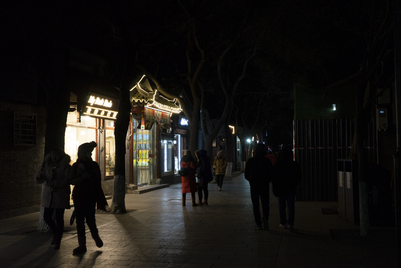
#> input picture Visión Artificial/Actividades/Actividad 1/Actividad1_Mejora_Imagen/data/raw/1033.png, 401 x 268 px, shrunk from 1080 x 720 before the run
$ python 06_subtraction.py
#> lines starting #> are read from the running program, lines starting #| are printed output that depends on the picture; after the words box and inside, x2 and y2 are one past the last pixel; in counts of white or black regions, pixels touching at a corner belong together
### Visión Artificial/Actividades/Actividad 1/Actividad1_Mejora_Imagen/src/utils.py
"""
utils.py — Funciones reutilizables para el laboratorio de mejora de imagen.

Centraliza:
  - Lectura/escritura de imágenes (con soporte para rutas con tildes en Windows)
  - Conversión a escala de grises
  - Transformaciones de intensidad (negativo, log, gamma, a trozos)
  - Igualación de histograma (implementación manual desde la fórmula)
  - Métricas de contraste y calidad
  - Helpers de visualización (histogramas)
  - Procesamiento en color (estrategia RGB canal por canal y estrategia HSV)

Las implementaciones priorizan claridad y fidelidad a las fórmulas del Tema 6
sobre eficiencia. Todas las transformaciones operan sobre arreglos numpy en
escala de grises, con valores en el rango [0, 255] y tipo uint8 a la salida.
"""

from pathlib import Path
import numpy as np
import cv2
import matplotlib.pyplot as plt


# =============================================================================
# RUTAS DEL PROYECTO
# =============================================================================

# Raíz del proyecto: dos niveles arriba de este archivo (src/utils.py)
PROJECT_ROOT = Path(__file__).resolve().parent.parent
DATA_RAW     = PROJECT_ROOT / "data" / "raw"
OUT_FIGS     = PROJECT_ROOT / "outputs" / "figures"
OUT_TABLES   = PROJECT_ROOT / "outputs" / "tables"

# Asegurar que los directorios de salida existan
OUT_FIGS.mkdir(parents=True, exist_ok=True)
OUT_TABLES.mkdir(parents=True, exist_ok=True)

# Las 4 imágenes seleccionadas del dataset Dark Face
IMAGENES           = ["1013.png", "1033.png", "1045.png", "1088.png"]
IMAGEN_PROTAGONISTA = "1033.png"
IMAGEN_COLOR        = "1088.png"   # única imagen trabajada en color


# =============================================================================
# E/S DE IMÁGENES  —  usa imdecode para soportar rutas con tildes en Windows
# =============================================================================

def _leer_imagen_bytes(ruta):
    """
    Lee una imagen desde disco usando numpy + imdecode.
    cv2.imread falla en Windows cuando la ruta contiene caracteres
    no-ASCII (tildes, ñ, etc.). np.fromfile + cv2.imdecode no tienen
    ese problema porque leen los bytes directamente sin pasar la ruta
    al sistema de archivos de OpenCV.
    """
    ruta = Path(ruta)
    if not ruta.exists():
        raise FileNotFoundError(f"No se encontró la imagen en: {ruta}")
    buffer = np.fromfile(str(ruta), dtype=np.uint8)
    img = cv2.imdecode(buffer, cv2.IMREAD_COLOR)
#> img is the input picture: shape (268, 401, 3); mean B, G, R 20.4, 23.4, 25.9
    if img is None:
        raise IOError(f"No se pudo decodificar la imagen: {ruta}")
    return img


def cargar_imagen(nombre, escala_grises=True):
    """
    Carga una imagen del directorio data/raw/.

    Parámetros
    ----------
    nombre : str
        Nombre del archivo (ej. "1033.png").
    escala_grises : bool
        Si True, devuelve un arreglo 2D en escala de grises (H, W) uint8.
        Si False, devuelve un arreglo 3D RGB (H, W, 3) uint8.

    Devuelve
    --------
    np.ndarray uint8
    """
    ruta = DATA_RAW / nombre
    img_bgr = _leer_imagen_bytes(ruta)
    if escala_grises:
        return cv2.cvtColor(img_bgr, cv2.COLOR_BGR2GRAY)
    return cv2.cvtColor(img_bgr, cv2.COLOR_BGR2RGB)


# [8 lines left out: function cargar_imagen_color, not called in this run]


def guardar_figura(fig, nombre, dpi=150):
    """Guarda una figura matplotlib en outputs/figures/."""
    ruta = OUT_FIGS / nombre
    fig.savefig(ruta, dpi=dpi, bbox_inches="tight")
    print(f"  ✓ Figura guardada: {ruta.name}")
    return ruta


# =============================================================================
# TRANSFORMACIONES DE INTENSIDAD (FAMILIA 1)
# =============================================================================

# [7 lines left out: function transf_negativo, not called in this run]


def transf_logaritmica(A):
    """
    Transformación logarítmica: B = c * log(1 + A).
    La constante c = 255 / log(256) normaliza la salida al rango [0, 255].
    El término (1 + A) evita log(0) = -infinito cuando A = 0.
    """
    A_float = A.astype(np.float64)
    c = 255.0 / np.log(1.0 + 255.0)
    B = c * np.log(1.0 + A_float)
    return np.clip(B, 0, 255).astype(np.uint8)


def transf_gamma(A, gamma):
    """
    Ley de potencia / corrección gamma: B = 255 * (A/255)^gamma.
    Se normaliza al rango [0,1] antes de elevar para mantener
    el resultado acotado independientemente del valor de gamma.

    Comportamiento:
        gamma < 1  -> aclara (expande tonos bajos)
        gamma = 1  -> identidad
        gamma > 1  -> oscurece (comprime tonos bajos)
    """
    A_norm = A.astype(np.float64) / 255.0
    B = 255.0 * np.power(A_norm, gamma)
    return np.clip(B, 0, 255).astype(np.uint8)


def transf_a_trozos(A, r1=5, s1=8, r2=110, s2=200):
    """
    Función lineal a trozos para estiramiento de contraste.
    Define dos puntos de quiebre (r1, s1) y (r2, s2):

        Tramo 1: [0,  r1] -> [0,  s1]   pendiente = s1/r1
        Tramo 2: [r1, r2] -> [s1, s2]   pendiente = (s2-s1)/(r2-r1)
        Tramo 3: [r2,255] -> [s2,255]   pendiente = (255-s2)/(255-r2)

    Parámetros por defecto ajustados para imágenes oscuras (Dark Face):
        Tramo 2 tiene pendiente ~2.56, estirando agresivamente el rango
        [30, 120] donde se concentran los píxeles con detalle útil.
    """
    A_float = A.astype(np.float64)
    B = np.zeros_like(A_float)

    mask1 = A_float <= r1
    B[mask1] = (s1 / r1) * A_float[mask1]

    mask2 = (A_float > r1) & (A_float <= r2)
    B[mask2] = s1 + ((s2 - s1) / (r2 - r1)) * (A_float[mask2] - r1)

    mask3 = A_float > r2
    B[mask3] = s2 + ((255 - s2) / (255 - r2)) * (A_float[mask3] - r2)

    return np.clip(B, 0, 255).astype(np.uint8)


# =============================================================================
# IGUALACIÓN DE HISTOGRAMA (FAMILIA 2)
# =============================================================================

def igualacion_histograma(A):
    """
    Igualación de histograma según la fórmula del Tema 6:
        B(x,y) = round[ (L-1) * CDA( A(x,y) ) ]
    donde:
        h(k)   = número de píxeles con intensidad k
        p(k)   = h(k) / (M*N)           histograma normalizado (fdp)
        CDA(k) = sum_{j=0}^{k} p(j)     función de distribución acumulada
        L      = 256  (8 bits)

    Implementación manual (no usa cv2.equalizeHist) para mantener
    trazabilidad entre la fórmula y el código.
    """
    L  = 256
    MN = A.size

    h   = np.bincount(A.ravel(), minlength=L)   # histograma
    p   = h / MN                                  # fdp
    CDA = np.cumsum(p)                            # acumulada
    T   = np.round((L - 1) * CDA).astype(np.uint8)  # tabla de transformación
    return T[A]                                   # aplicar píxel a píxel


# =============================================================================
# MÉTRICAS DE CONTRASTE Y CALIDAD
# =============================================================================

def metrica_media(A):
    """Media aritmética de intensidades. Indica brillo promedio."""
    return float(np.mean(A))


def metrica_std(A):
    """
    Desviación estándar de intensidades.
    Equivale al contraste RMS (Root Mean Square contrast).
    Mayor std = mayor contraste.
    """
    return float(np.std(A))


def metrica_rango_dinamico_efectivo(A):
    """
    Rango dinámico efectivo: P99 - P1.
    Usa percentiles en lugar de max-min para ser robusto frente a
    píxeles atípicos (ruido impulsivo, píxeles muertos del sensor).
    """
    p1, p99 = np.percentile(A, [1, 99])
    return float(p99 - p1)


def metrica_contraste_michelson(A):
    """
    Contraste de Michelson: (Imax - Imin) / (Imax + Imin).
    Se usan percentiles P1 y P99 para robustez.
    Devuelve un valor en [0, 1]. Mayor = más contraste.
    """
    p1, p99 = np.percentile(A.astype(np.float64), [1, 99])
    if (p99 + p1) == 0:
        return 0.0
    return float((p99 - p1) / (p99 + p1))


def metrica_entropia_shannon(A):
    """
    Entropía de Shannon del histograma normalizado:
        H = -sum_k p(k) * log2(p(k))
    Acotada en [0, 8] bits para imágenes de 8 bits.
    Mayor entropía = histograma más distribuido = más información.
    Los términos p(k) = 0 se excluyen (0·log(0) = 0 por convención).
    """
    h = np.bincount(A.ravel(), minlength=256)
    p = h / A.size
    p_nz = p[p > 0]
    return float(-np.sum(p_nz * np.log2(p_nz)))


def calcular_metricas(A):
    """Devuelve un diccionario con las 5 métricas para una imagen."""
    return {
        "media":                            metrica_media(A),
        "std (RMS)":                        metrica_std(A),
        "rango dinámico efectivo (P99-P1)": metrica_rango_dinamico_efectivo(A),
        "contraste de Michelson":           metrica_contraste_michelson(A),
        "entropía Shannon (bits)":          metrica_entropia_shannon(A),
    }


# =============================================================================
# PROCESAMIENTO EN COLOR
# =============================================================================

# [69 lines left out: functions aplicar_a_canales_rgb, aplicar_a_luminancia_hsv, plot_histograma, not called in this run]


def plot_imagen(ax, A, titulo="", cmap="gray"):
    """
    Dibuja una imagen sobre un eje matplotlib.
    Para imágenes en color pasar cmap=None.
    vmin/vmax fijos en [0,255] para comparaciones consistentes entre paneles.
    """
    if cmap is None:
        ax.imshow(A)
    else:
        ax.imshow(A, cmap=cmap, vmin=0, vmax=255)
    ax.set_title(titulo, fontsize=10)
    ax.axis("off")


# =============================================================================
# TEST DE INTEGRIDAD
# =============================================================================

# [43 lines that do not run on import are left out]

### Visión Artificial/Actividades/Actividad 1/Actividad1_Mejora_Imagen/src/06_subtraction.py
"""
06_subtraction.py — Operador resta entre imágenes (Familia 3, parte A).

La resta de imágenes B = |A_mejorada - A_original| revela espacialmente
dónde actuó cada técnica de mejora: las zonas brillantes en la imagen
de diferencia indican mayor cambio introducido por la transformación.

Para la imagen protagonista (1033.png) se calculan las diferencias
absolutas entre la imagen original y cada una de las 4 técnicas de
mejora, produciendo mapas de cambio que permiten:
    - Identificar qué zonas de la imagen fueron más afectadas
    - Comparar la distribución espacial del efecto de cada técnica
    - Detectar artefactos localizados (zonas de saturación, halos)

Adicionalmente se calcula la diferencia entre la mejor técnica (gamma
0.5) y la igualación para mostrar en qué zonas difieren entre sí.
"""

import sys
from pathlib import Path
import numpy as np
import pandas as pd
import matplotlib.pyplot as plt
import matplotlib.gridspec as gridspec

sys.path.insert(0, str(Path(__file__).resolve().parent))

from utils import (
    IMAGEN_PROTAGONISTA,
    OUT_TABLES,
    cargar_imagen,
    plot_imagen,
    plot_histograma,
    calcular_metricas,
    guardar_figura,
    transf_logaritmica,
    transf_gamma,
    transf_a_trozos,
    igualacion_histograma,
)

# Técnicas a comparar contra el original
TECNICAS = [
    ("Log",        "Logarítmica",         transf_logaritmica),
    ("Gamma 0.5",  "Gamma γ=0.5",         lambda A: transf_gamma(A, 0.5)),
    ("A trozos",   "A trozos",            transf_a_trozos),
    ("Igualación", "Igualación histograma", igualacion_histograma),
]


def resta_absoluta(A, B):
    """
    Diferencia absoluta píxel a píxel entre dos imágenes.
    Se trabaja en int16 para evitar overflow de uint8 al restar.
    El resultado se clip a [0, 255] y se devuelve como uint8.

    C(x,y) = |A(x,y) - B(x,y)|
    """
    return np.abs(
        A.astype(np.int16) - B.astype(np.int16)
    ).clip(0, 255).astype(np.uint8)


def amplificar_diferencia(diff, factor=3):
    """
    Amplifica una imagen de diferencia para hacerla más visible.
    Muchas diferencias son pequeñas (1-5 niveles) y visualmente
    imperceptibles sin amplificación.

    Se escala al rango completo [0, 255] usando el valor máximo real,
    preservando las proporciones relativas entre zonas.
    """
    max_val = diff.max()
    if max_val == 0:
        return diff
    return np.clip(
        (diff.astype(np.float32) / max_val * 255), 0, 255
    ).astype(np.uint8)


def main():
    print("=" * 70)
    print("Script 06 — Resta de imágenes (mapas de diferencia)")
    print(f"Imagen: {IMAGEN_PROTAGONISTA}")
    print("=" * 70)

    img_orig = cargar_imagen(IMAGEN_PROTAGONISTA, escala_grises=True)
    n = len(TECNICAS)

    # -----------------------------------------------------------------
    # Figura 1: original | mejorada | diferencia absoluta | diff amplif.
    # 4 técnicas × 4 columnas
    # -----------------------------------------------------------------
    fig1 = plt.figure(figsize=(20, 5.5 * n))
    fig1.suptitle(
        f"Mapas de diferencia — {IMAGEN_PROTAGONISTA}\n"
        r"$C(x,y) = |A_{\mathrm{mejorada}}(x,y) - A_{\mathrm{original}}(x,y)|$",
        fontsize=13, fontweight="bold", y=0.999,
    )

    gs1 = gridspec.GridSpec(
        nrows=n, ncols=4,
        figure=fig1,
        width_ratios=[1.5, 1.5, 1.5, 1.5],
        hspace=0.4, wspace=0.2,
    )

    # Títulos de columna solo en la primera fila
    col_titles = [
        "Original",
        "Imagen mejorada",
        "Diferencia absoluta\n|mejorada − original|",
        "Diferencia amplificada\n(reescalada al rango [0,255])",
    ]

    filas = []

    for i, (etiq_corta, etiq_larga, funcion) in enumerate(TECNICAS):
        img_mejor = funcion(img_orig)
        diff      = resta_absoluta(img_orig, img_mejor)
        diff_amp  = amplificar_diferencia(diff)

        m_diff = calcular_metricas(diff)

        # Estadísticas de la diferencia
        pct_cambiado = np.mean(diff > 5) * 100   # % píxeles con cambio > 5
        cambio_medio = np.mean(diff[diff > 0])    # cambio medio en zonas activas

        ax0 = fig1.add_subplot(gs1[i, 0])
        ax1 = fig1.add_subplot(gs1[i, 1])
        ax2 = fig1.add_subplot(gs1[i, 2])
        ax3 = fig1.add_subplot(gs1[i, 3])

        # Títulos de columna en la primera fila
        titulo0 = col_titles[0] if i == 0 else ""
        titulo1 = (col_titles[1] if i == 0 else "") + f"\n{etiq_larga}"
        titulo2 = col_titles[2] if i == 0 else ""
        titulo3 = col_titles[3] if i == 0 else ""

        plot_imagen(ax0, img_orig,  titulo=titulo0)
        plot_imagen(ax1, img_mejor, titulo=titulo1)
        plot_imagen(ax2, diff,      titulo=titulo2)
        plot_imagen(ax3, diff_amp,  titulo=titulo3, cmap="hot")

        # Anotar estadísticas bajo cada mapa de diferencia
        ax2.set_xlabel(
            f"max_diff={diff.max()}  mean_diff={np.mean(diff):.1f}",
            fontsize=8,
        )
        ax3.set_xlabel(
            f"píxeles con Δ>5: {pct_cambiado:.1f}%  "
            f"cambio medio (activos): {cambio_medio:.1f}",
            fontsize=8,
        )

        filas.append({
            "técnica":           etiq_corta,
            "diff_max":          int(diff.max()),
            "diff_mean":         round(float(np.mean(diff)), 2),
            "diff_std":          round(float(np.std(diff)), 2),
            "pct_pixeles_>5":    round(pct_cambiado, 2),
            "cambio_medio_act":  round(float(cambio_medio), 2),
            "entropia_diff":     round(m_diff["entropía Shannon (bits)"], 3),
        })

        print(f"\n  {etiq_larga}")
        print(f"    diff_max={diff.max()}  "
              f"diff_mean={np.mean(diff):.1f}  "
              f"píxeles_Δ>5: {pct_cambiado:.1f}%  "
              f"cambio_medio_activos: {cambio_medio:.1f}")
#> this loop made 4 passes
#> (max_val in amplificar_diferencia, pct_cambiado, cambio_medio) on passes 1 to 4: (131, 99.29, 86.87), (63, 99.01, 37.19), (90, 45.14, 13.84), (178, 97.7, 110.9)
#|     diff_max=131  diff_mean=86.5  píxeles_Δ>5: 99.3%  cambio_medio_activos: 86.9
#|     diff_max=63  diff_mean=37.0  píxeles_Δ>5: 99.0%  cambio_medio_activos: 37.2
#|     diff_max=90  diff_mean=13.6  píxeles_Δ>5: 45.1%  cambio_medio_activos: 13.8
#|     diff_max=178  diff_mean=110.6  píxeles_Δ>5: 97.7%  cambio_medio_activos: 110.9
#> pass 1, in main, `diff      = resta_absoluta(img_orig, img_mejor)`:
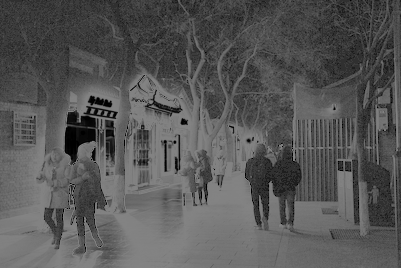
#> diff: shape (268, 401); min 0, max 131, mean 86.5
#> after the loop:
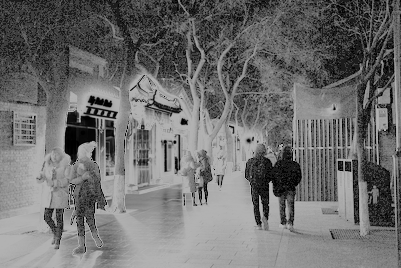
#> diff: shape (268, 401); min 0, max 178, mean 110.6
#> after the loop, filas = 4 items

    guardar_figura(fig1, "fig06_subtraction.png", dpi=130)
    plt.close(fig1)

    # -----------------------------------------------------------------
    # Figura 2: comparación gamma vs igualación — diferencia entre sí
    # -----------------------------------------------------------------
    img_gamma = transf_gamma(img_orig, 0.5)
#> call 2 of transf_gamma, with gamma = 0.5
#> in transf_gamma (call 2), `B = 255.0 * np.power(A_norm, gamma)`:
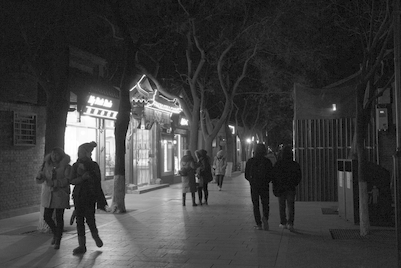
#> B: shape (268, 401) float64; min 0, max 255, mean 61.4
    img_equal = igualacion_histograma(img_orig)
    diff_g_vs_e = resta_absoluta(img_gamma, img_equal)
#> in resta_absoluta (call 5), `return np.abs( A.astype(np.int16) - B.astype(np.int16) ).clip(0, 255)...`:
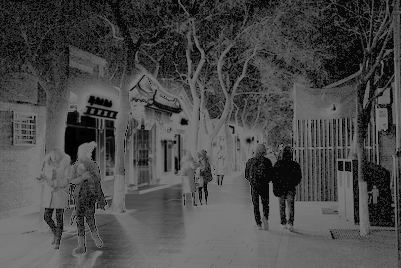
#> returned value: shape (268, 401); min 0, max 122, mean 73.9
    diff_g_vs_e_amp = amplificar_diferencia(diff_g_vs_e)
#> in amplificar_diferencia (call 5), `max_val = diff.max()`: max_val = 122
#> in amplificar_diferencia (call 5), `return np.clip( (diff.astype(np.float32) / max_val * 255), 0, 255 ).as..`:
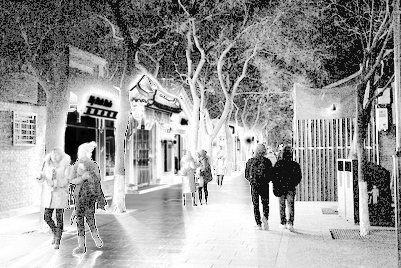
#> returned value: shape (268, 401); min 0, max 255, mean 154

    fig2, axes2 = plt.subplots(1, 4, figsize=(20, 5))
    fig2.suptitle(
        "Diferencia entre técnicas — Gamma γ=0.5 vs Igualación de histograma\n"
        r"$C(x,y) = |\mathrm{Gamma}(x,y) - \mathrm{Igualación}(x,y)|$",
        fontsize=12, fontweight="bold",
    )

    plot_imagen(axes2[0], img_gamma,       titulo="Gamma γ=0.5")
    plot_imagen(axes2[1], img_equal,       titulo="Igualación histograma")
    plot_imagen(axes2[2], diff_g_vs_e,     titulo="Diferencia absoluta")
    plot_imagen(axes2[3], diff_g_vs_e_amp, titulo="Diferencia amplificada",
                cmap="hot")

    pct_distinto = np.mean(diff_g_vs_e > 10) * 100
#> pct_distinto = 87.17
    axes2[2].set_xlabel(
        f"max={diff_g_vs_e.max()}  mean={np.mean(diff_g_vs_e):.1f}",
        fontsize=9,
    )
    axes2[3].set_xlabel(
        f"Píxeles con diferencia >10: {pct_distinto:.1f}%",
        fontsize=9,
    )

    plt.tight_layout()
    guardar_figura(fig2, "fig06b_gamma_vs_equal.png", dpi=130)
    plt.close(fig2)

    # -----------------------------------------------------------------
    # Figura 3: histogramas de las diferencias superpuestos
    # -----------------------------------------------------------------
    fig3, ax3 = plt.subplots(figsize=(10, 5))
    fig3.suptitle(
        "Distribución de diferencias absolutas por técnica\n"
        "(solo se muestran valores > 0 para claridad)",
        fontsize=11, fontweight="bold",
    )

    colores = ["steelblue", "darkorange", "mediumpurple", "forestgreen"]
    for (etiq_corta, etiq_larga, funcion), color in zip(TECNICAS, colores):
        img_mejor = funcion(img_orig)
        diff = resta_absoluta(img_orig, img_mejor)
        vals_no_cero = diff[diff > 0].ravel()
        ax3.hist(vals_no_cero, bins=100, range=(0, 255),
                 color=color, alpha=0.55, label=etiq_larga, edgecolor="none")
#> this loop made 4 passes
#> pass 3, in transf_a_trozos (call 2), `mask1 = A_float <= r1`:
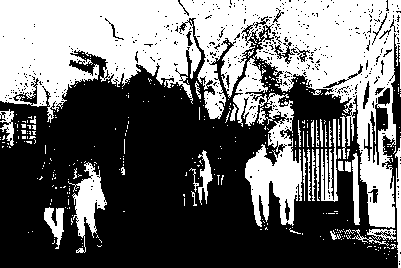
#> mask1: shape (268, 401) bool; 42.8% white; 343 white regions (309 under 20 px), largest, box (x1, y1, x2, y2) and area: (0, 0, 401, 228) 39623, (68, 162, 107, 253) 1348, (321, 119, 338, 202) 664

    ax3.set_xlabel("Magnitud de la diferencia |mejorada − original|")
    ax3.set_ylabel("Frecuencia (píxeles con Δ > 0)")
    ax3.legend(fontsize=9)
    ax3.grid(alpha=0.3)
    ax3.set_xlim(0, 255)

    guardar_figura(fig3, "fig06c_hist_diferencias.png", dpi=130)
#> call 3 of guardar_figura, with nombre = 'fig06c_hist_diferencias.png', dpi = 130
#> in guardar_figura (call 3), `fig.savefig(ruta, dpi=dpi, bbox_inches="tight")`:
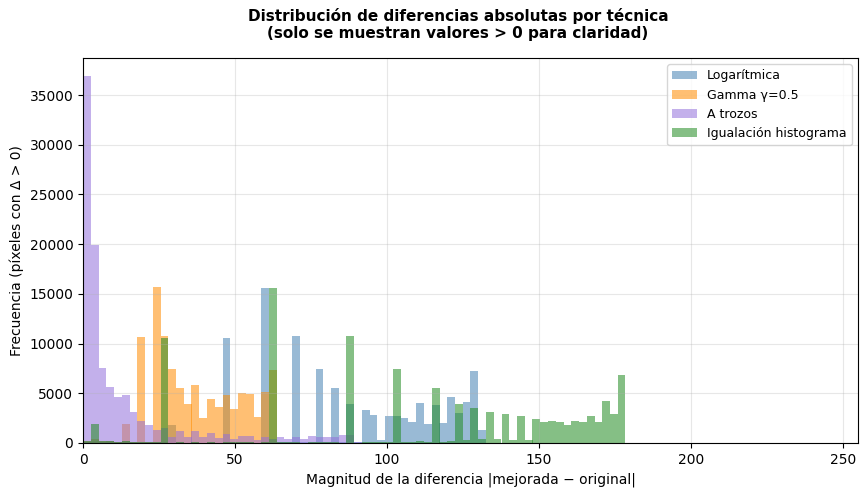
#> figure drawn by matplotlib, 1 panel; tallest bar 15601 high, from x = 58.65 to 61.2; tallest bar 15659 high, from x = 22.95 to 25.5; tallest bar 36884 high, from x = 0 to 2.55
    plt.close(fig3)

    # -----------------------------------------------------------------
    # Tabla CSV
    # -----------------------------------------------------------------
    df = pd.DataFrame(filas)
#> df = table of 4 rows and 7 columns
    ruta_csv = OUT_TABLES / "tabla06_subtraction.csv"
    df.to_csv(ruta_csv, index=False, encoding="utf-8")
    print(f"\n  ✓ Tabla guardada: {ruta_csv.name}")

    print("\nResumen de diferencias absolutas:")
    print(df.to_string(index=False))
#|    técnica  diff_max  diff_mean  diff_std  pct_pixeles_>5  cambio_medio_act  entropia_diff
#|        Log       131      86.55     29.38           99.29             86.87          4.855
#|  Gamma 0.5        63      37.03     14.57           99.01             37.19          4.661
#|   A trozos        90      13.56     20.51           45.14             13.84          4.705
#| Igualación       178     110.61     50.27           97.70            110.93          5.002

    # -----------------------------------------------------------------
    # Interpretación
    # -----------------------------------------------------------------
    print("\n" + "-" * 70)
    print("Interpretación:")
    print("-" * 70)

    mayor_cambio   = df.loc[df["diff_mean"].idxmax(),  "técnica"]
#> mayor_cambio = 'Igualación'
    mayor_cobertur = df.loc[df["pct_pixeles_>5"].idxmax(), "técnica"]
#> mayor_cobertur = 'Log'
    menor_cambio   = df.loc[df["diff_mean"].idxmin(),  "técnica"]
#> menor_cambio = 'A trozos'

    print(f"  Técnica con mayor cambio promedio: {mayor_cambio} "
          f"(diff_mean={df['diff_mean'].max():.1f})")
#|   Técnica con mayor cambio promedio: Igualación (diff_mean=110.6)
    print(f"  Técnica con mayor cobertura (Δ>5): {mayor_cobertur} "
          f"({df['pct_pixeles_>5'].max():.1f}% de píxeles)")
#|   Técnica con mayor cobertura (Δ>5): Log (99.3% de píxeles)
    print(f"  Técnica con menor cambio promedio: {menor_cambio} "
          f"(diff_mean={df['diff_mean'].min():.1f})")
#|   Técnica con menor cambio promedio: A trozos (diff_mean=13.6)
    print(f"\n  Diferencia entre Gamma 0.5 e Igualación:")
    print(f"    mean={np.mean(diff_g_vs_e):.1f}  "
          f"max={diff_g_vs_e.max()}  "
          f"píxeles con |Δ|>10: {pct_distinto:.1f}%")
#|     mean=73.9  max=122  píxeles con |Δ|>10: 87.2%
    print()


if __name__ == "__main__":
    main()
